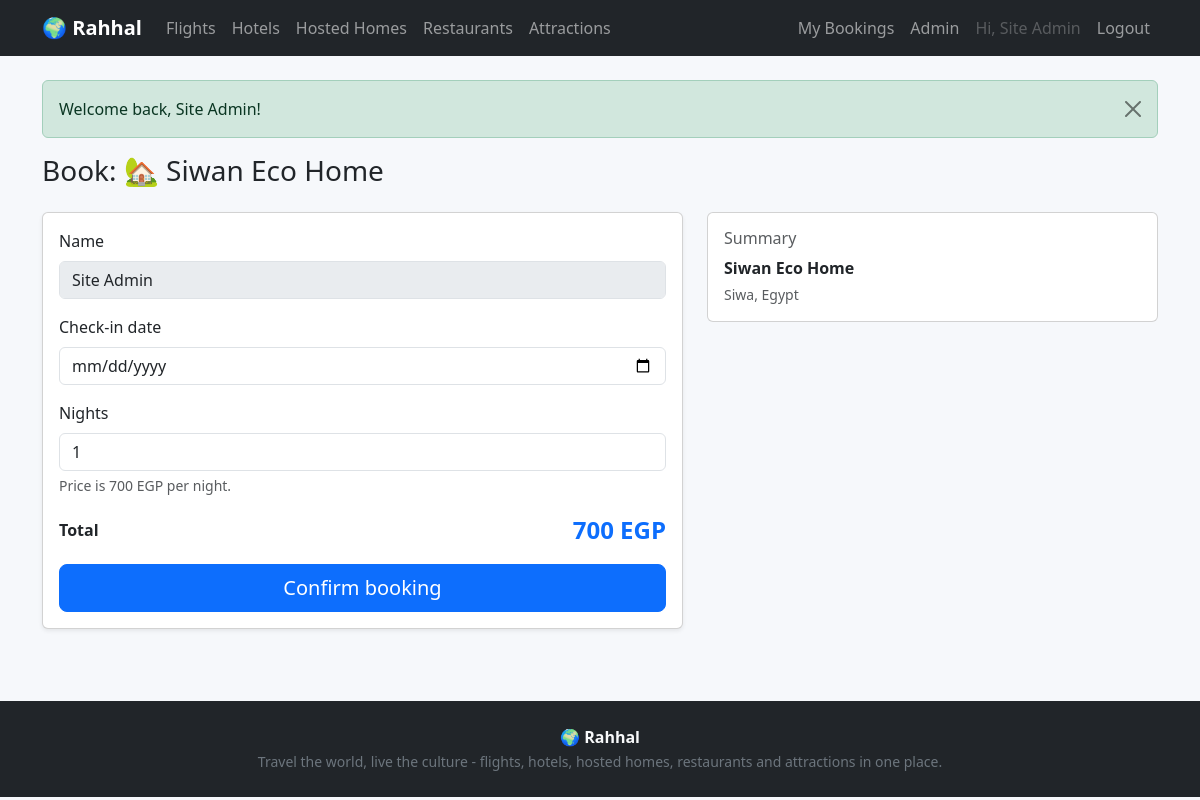
Page /book.php?type=home&id=2 (signed in) on the committed database.
### tables this page shows
CREATE TABLE users (
  id INT AUTO_INCREMENT PRIMARY KEY,
  name VARCHAR(100) NOT NULL,
  email VARCHAR(150) NOT NULL UNIQUE,
  password VARCHAR(255) NOT NULL,
  is_admin TINYINT NOT NULL DEFAULT 0,
  created_at TIMESTAMP DEFAULT CURRENT_TIMESTAMP
);

CREATE TABLE homes (
  id INT AUTO_INCREMENT PRIMARY KEY,
  city VARCHAR(100) NOT NULL,
  country VARCHAR(100) NOT NULL,
  host_name VARCHAR(100) NOT NULL,
  title VARCHAR(150) NOT NULL,
  experience_description TEXT,
  price_per_night DECIMAL(10,2) NOT NULL
);

### includes/db.php (called while the page is built, shortened)
<?php
function db(): PDO {
    static $pdo = null;
    if ($pdo === null) {
        $dsn = getenv('RAHHAL_DSN');
        if ($dsn) {
            $pdo = new PDO($dsn);
        } else {
            $pdo = new PDO(
                'mysql:host=' . DB_HOST . ';dbname=' . DB_NAME . ';charset=utf8mb4',
                DB_USER,
                DB_PASS
            );
        }
        $pdo->setAttribute(PDO::ATTR_ERRMODE, PDO::ERRMODE_EXCEPTION);
        $pdo->setAttribute(PDO::ATTR_DEFAULT_FETCH_MODE, PDO::FETCH_ASSOC);
    }
    return $pdo;
}

### includes/auth.php (called while the page is built, shortened)
<?php
function current_user(): ?array {
    $stmt = db()->prepare('SELECT * FROM users WHERE id = ?');
    $stmt->execute([$_SESSION['user_id']]);
    $user = $stmt->fetch();
    return $user ?: null;
}

### includes/functions.php (called while the page is built, shortened)
<?php
require_once __DIR__ . '/db.php';
function e($value): string {
    return htmlspecialchars((string)$value, ENT_QUOTES, 'UTF-8');
}
function money($amount): string {
    return number_format((float)$amount, 0) . ' ' . CURRENCY;
}
function flash_get(): ?array {
    $f = $_SESSION['flash'] ?? null;
    return $f;
}
function type_config(?string $type = null) {
    $map = [
        'flight' => [
            'table' => 'flights', 'label' => 'Flight', 'plural' => 'Flights', 'icon' => '✈️',
            'unit' => 'person', 'qty_label' => 'Passengers',
            'fields' => [
                'from_city' => 'From', 'to_city' => 'To', 'flight_date' => 'Date',
                'airline' => 'Airline', 'price' => 'Price (EGP)', 'seats' => 'Seats',
            ],
        ],
        'hotel' => [
            'table' => 'hotels', 'label' => 'Hotel', 'plural' => 'Hotels', 'icon' => '🏨',
            'unit' => 'night', 'qty_label' => 'Nights',
            'fields' => [
                'city' => 'City', 'name' => 'Hotel name',
                'price_per_night' => 'Price per night (EGP)', 'rating' => 'Rating (0-5)',
                'description' => 'Description',
            ],
        ],
        'home' => [
            'table' => 'homes', 'label' => 'Hosted Home', 'plural' => 'Hosted Homes', 'icon' => '🏡',
            'unit' => 'night', 'qty_label' => 'Nights',
            'fields' => [
                'city' => 'City', 'country' => 'Country', 'host_name' => 'Host name',
                'title' => 'Title', 'experience_description' => 'Cultural experience',
                'price_per_night' => 'Price per night (EGP)',
            ],
        ],
        'restaurant' => [
            'table' => 'restaurants', 'label' => 'Restaurant', 'plural' => 'Restaurants', 'icon' => '🍽️',
            'unit' => 'person', 'qty_label' => 'Guests',
            'fields' => [
                'city' => 'City', 'name' => 'Restaurant name', 'cuisine' => 'Cuisine',
                'avg_price' => 'Average price per person (EGP)', 'description' => 'Description',
            ],
        ],
        'attraction' => [
            'table' => 'attractions', 'label' => 'Attraction', 'plural' => 'Attractions', 'icon' => '🏛️',
            'unit' => 'person', 'qty_label' => 'Tickets',
            'fields' => [
                'city' => 'City', 'name' => 'Attraction name',
                'ticket_price' => 'Ticket price (EGP)', 'description' => 'Description',
            ],
        ],
    ];
    if ($type === null) return $map;
    return $map[$type] ?? null;
}
function price_column(string $type): string {
    return [
        'flight' => 'price',
        'hotel' => 'price_per_night',
        'home' => 'price_per_night',
        'restaurant' => 'avg_price',
        'attraction' => 'ticket_price',
    ][$type];
}
function item_title(string $type, array $row): string {
    switch ($type) {
        case 'home':   return $row['title'];
    }
}
function item_price(string $type, array $row): float {
    return (float)$row[price_column($type)];
}
function item_location(string $type, array $row): string {
    switch ($type) {
        case 'home':   return $row['city'] . ', ' . $row['country'];
    }
}
function get_item(string $type, int $id): ?array {
    $cfg = type_config($type);
    $stmt = db()->prepare('SELECT * FROM ' . $cfg['table'] . ' WHERE id = ?');
    $stmt->execute([$id]);
    $row = $stmt->fetch();
    return $row ?: null;
}
    ?>

### book.php (the view, shortened to what this page needs)
<?php
$type = $_GET['type'] ?? $_POST['type'] ?? '';
$id = (int)($_GET['id'] ?? $_POST['id'] ?? 0);
$cfg = type_config($type);
$item = $cfg ? get_item($type, $id) : null;
$BASE_PATH = '';
include __DIR__ . '/includes/header.php';
?>
<h1 class="h3 mb-4">Book: <?= $cfg['icon'] ?> <?= e(item_title($type, $item)) ?></h1>
<div class="row">
    <div class="col-lg-7">
        <div class="card shadow-sm">
            <div class="card-body">
                <form method="post">
                    <div class="mb-3">
                        <label class="form-label">Name</label>
                        <input class="form-control" value="<?= e($user['name']) ?>" disabled>
                    </div>
                    <div class="mb-3">
                        <label class="form-label" for="booking_date">
                            <?= $cfg['unit'] === 'night' ? 'Check-in date' : 'Date' ?>
                        </label>
                        <input class="form-control" type="date" id="booking_date" name="booking_date"
                               min="<?= date('Y-m-d') ?>" required
                               value="<?= e($_POST['booking_date'] ?? ($type === 'flight' ? $item['flight_date'] : '')) ?>">
                    </div>
                    <div class="mb-3">
                        <label class="form-label" for="quantity"><?= e($cfg['qty_label']) ?></label>
                        <input class="form-control" type="number" id="quantity" name="quantity"
                               min="1" value="<?= max(1, (int)($_POST['quantity'] ?? 1)) ?>"
                               data-price="<?= e(item_price($type, $item)) ?>" required>
                        <div class="form-text">Price is <?= money(item_price($type, $item)) ?> per <?= $cfg['unit'] === 'night' ? 'night' : 'person' ?>.</div>
                    </div>
                    <div class="d-flex justify-content-between align-items-center mb-3">
                        <strong>Total</strong>
                        <strong class="text-primary fs-4" id="total-price"></strong>
                    </div>
                    <button class="btn btn-primary btn-lg w-100" type="submit">Confirm booking</button>
                </form>
            </div>
        </div>
    </div>
    <div class="col-lg-5">
        <div class="card">
            <div class="card-body">
                <h2 class="h6 text-muted">Summary</h2>
                <p class="mb-1"><strong><?= e(item_title($type, $item)) ?></strong></p>
                <p class="mb-0 text-muted small"><?= e(item_location($type, $item)) ?></p>
            </div>
        </div>
    </div>
</div>
<?php include __DIR__ . '/includes/footer.php'; ?>

### includes/header.php (shortened to what this page needs)
<?php
$user = current_user();
$BASE = $BASE_PATH ?? '';
?>
<!DOCTYPE html>
<html lang="en">
<head>
<link href="https://cdn.jsdelivr.net/npm/bootstrap@5.3.3/dist/css/bootstrap.min.css" rel="stylesheet">
<link rel="stylesheet" href="<?= $BASE ?>assets/css/style.css">
</head>
<body>
<nav class="navbar navbar-expand-lg navbar-dark bg-dark sticky-top">
    <div class="container">
        <a class="navbar-brand fw-bold" href="<?= $BASE ?>index.php">🌍 <?= SITE_NAME ?></a>
        <div class="collapse navbar-collapse" id="mainNav">
            <ul class="navbar-nav me-auto">
                <li class="nav-item"><a class="nav-link" href="<?= $BASE ?>flights.php">Flights</a></li>
                <li class="nav-item"><a class="nav-link" href="<?= $BASE ?>hotels.php">Hotels</a></li>
                <li class="nav-item"><a class="nav-link" href="<?= $BASE ?>homes.php">Hosted Homes</a></li>
                <li class="nav-item"><a class="nav-link" href="<?= $BASE ?>restaurants.php">Restaurants</a></li>
                <li class="nav-item"><a class="nav-link" href="<?= $BASE ?>attractions.php">Attractions</a></li>
            </ul>
            <ul class="navbar-nav">
                <?php if ($user): ?>
                    <li class="nav-item"><a class="nav-link" href="<?= $BASE ?>my_bookings.php">My Bookings</a></li>
                    <?php if ($user['is_admin']): ?>
                        <li class="nav-item"><a class="nav-link" href="<?= $BASE ?>admin/index.php">Admin</a></li>
                    <?php endif; ?>
                    <li class="nav-item"><span class="nav-link disabled">Hi, <?= e($user['name']) ?></span></li>
                    <li class="nav-item"><a class="nav-link" href="<?= $BASE ?>logout.php">Logout</a></li>
                <?php else: ?>
                    <li class="nav-item"><a class="nav-link" href="<?= $BASE ?>login.php">Login</a></li>
                    <li class="nav-item"><a class="nav-link" href="<?= $BASE ?>register.php">Register</a></li>
                <?php endif; ?>
            </ul>
        </div>
    </div>
</nav>
<main class="container py-4">
<?php if ($flash = flash_get()): ?>
    <div class="alert alert-<?= e($flash['type']) ?> alert-dismissible fade show">
        <?= e($flash['msg']) ?>
        <button type="button" class="btn-close" data-bs-dismiss="alert"></button>
    </div>
<?php endif; ?>

### assets/css/style.css (style rules this page uses)
body { background: #f6f8fb; }

### rows in the picture
users: name "Site Admin"
homes: title "Siwan Eco Home", price_per_night "700 EGP", item_location($type, $item) "Siwa, Egypt"

### other values in the picture
SITE_NAME "Rahhal"
$flash['msg'] "Welcome back, Site Admin!"
$cfg['icon'] "🏡"
$cfg['qty_label'] "Nights"
